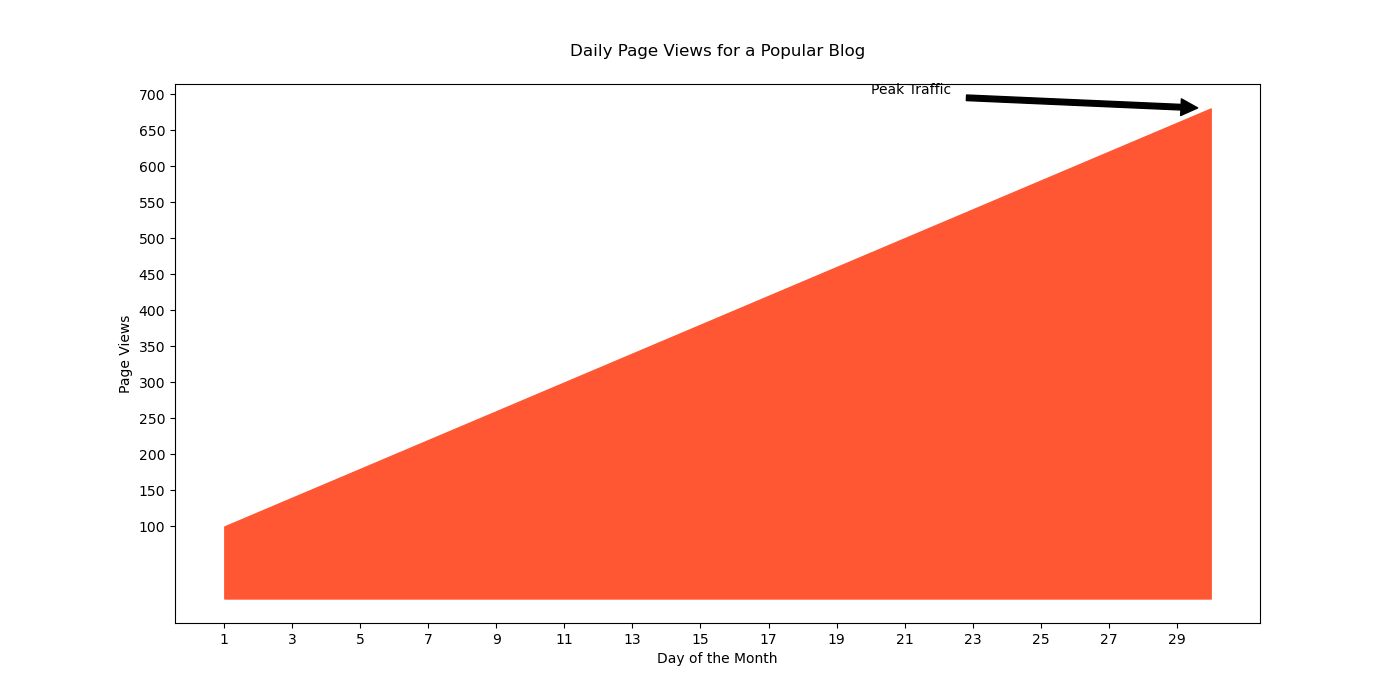

Write the Python code that produced this figure.

import matplotlib.pyplot as plt

# Generate data points
days = list(range(1, 31))
page_views = [
    100, 120, 140, 160, 180, 200, 220, 240, 260, 280,
    300, 320, 340, 360, 380, 400, 420, 440, 460, 480,
    500, 520, 540, 560, 580, 600, 620, 640, 660, 680
]

# Create an area chart
plt.figure(figsize=(14, 7))  # Changed width and height
plt.fill_between(days, page_views, color="#FF5733")  # Modified color scheme

# Customize axes and labels
plt.title("Daily Page Views for a Popular Blog", pad=20)
plt.xlabel("Day of the Month")
plt.ylabel("Page Views")
plt.xticks(range(1, 31, 2))  # Show every second day for clarity
plt.yticks(range(100, 701, 50))  # Adjust the y-ticks to cover the data range

# Annotate a specific data point
plt.annotate('Peak Traffic', xy=(30, 680), xytext=(20, 700),
             arrowprops=dict(facecolor='black', shrink=0.05))

# Display the plot
plt.show()
